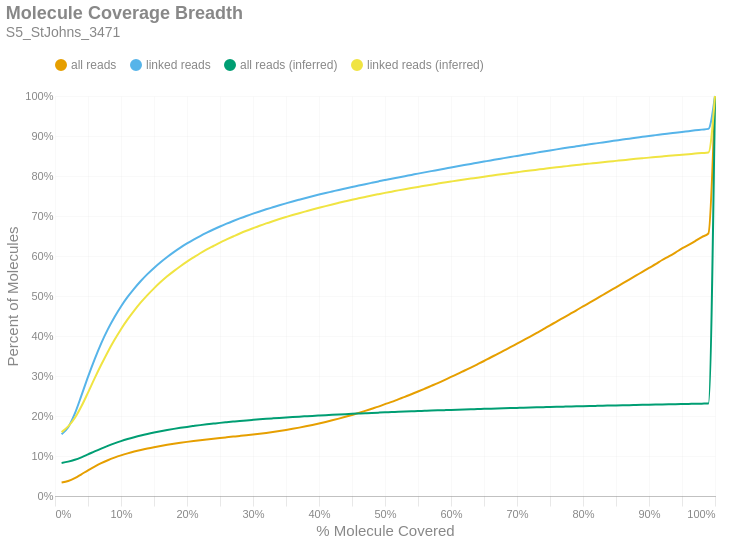

Notebook code for this chart:
### Markdown cell above
### Molecule Read Coverage
This chart shows molecule coverage breadth as computed by the number of bases aligned to that molecule. In other words, "*how much of each unique long molecule is actually sequenced/aligned?*" Keep in mind there is a distinction between sequences and alignments, since some sequences belonging to a particular molecule may not align well and wouldn't appear in the alignment data. This chart also shows molecule coverage breadth as computed by the *inferred fragment* from which the aligned sequences originate. Unlike read coverage, this calculation takes into account the total insert size, including unsequenced gaps between the forward and reverse reads. Like the previous figures, these are cumulative percents.

### Code cell
if SKIPLR:
    print_html(f"Skipped")
else:
    binned_df = consolidated_hist(valids['coverage_bp'], mask, 0.01, True)
    binned_df_inf = consolidated_hist(valids['coverage_inserts'], mask, 0.01, True)
    binned_df = binned_df.with_columns(pl.lit(binned_df_inf['all reads (cumsum)']).alias('all reads (inferred)'))
    binned_df = binned_df.with_columns(pl.lit(binned_df_inf['linked reads (cumsum)']).alias('linked reads (inferred)'))
    binned_df = binned_df.with_columns(
        (pl.col('bin').cast(pl.Float64) + 0.01).alias('right_edge')
    )

    with SafeRender(binned_df):
        (
            density_plot(binned_df, 'Molecule Coverage Breadth', samplename, 'molcov', ['all reads (inferred)','linked reads (inferred)'])
            .encode(
                #x=alt.X('bin:Q', title="% Molecule Covered").axis(format = '%').scale(padding=0),
                x=alt.X('right_edge:Q', title="% Molecule Covered").axis(format='%').scale(padding=0),
                y=alt.Y('value:Q', title='Percent of Molecules')
                    .axis(format='%')
                    .stack(False)
                    .scale(domainMin=0, padding=0),
                color=alt.Color("key:N").scale(domain = ["all reads", "linked reads", "all reads (inferred)", "linked reads (inferred)"]),
                tooltip = [
                    alt.Tooltip("key:N", title = "Data Type"),
                    alt.Tooltip("range_label:N", title="% Molecule Covered"),
                    alt.Tooltip("value:Q", format = ".2%", title="% Molecules")
                ]
            )
        ).display()

### Figure 1 — Vega-Lite specification as saved in the notebook (floating-point values rounded to 4 significant figures)
{"width": "container", "height": 400, "config": {"title": {"anchor": "start", "dy": -15, "fontSize": 18, "color": "#888888", "subtitleColor": "#888888", "subtitleFontSize": 14}, "arc": {"fill": "#0072B2"}, "axis": {"domainColor": "#888888", "domainWidth": 0.5, "gridWidth": 0.2, "grid": false, "titleFontWeight": 400, "titleFontSize": 15, "labelFontSize": 11, "labelColor": "#888888", "tickColor": "#888888", "tickWidth": 0.2, "titleColor": "#888888"}, "axisBand": {"grid": false}, "axisX": {"grid": true, "tickSize": 10, "domainCap": "round"}, "axisY": {"domain": false, "grid": true, "tickSize": 0, "domainCap": "round"}, "background": "transparent", "header": {"labelFontSize": 15, "labelColor": "#888888", "titleFontSize": 15, "titleFontWeight": 600, "titleColor": "#888888"}, "legend": {"labelFont": "sans-serif", "labelFontSize": 12, "labelColor": "#888888", "symbolSize": 100, "symbolType": "circle", "titleFontSize": 12, "titlePadding": 10, "titleColor": "#888888", "title": null, "orient": "top"}, "range": {"category": ["#E69F00", "#56B4E9", "#009E73", "#F0E442", "#0072B2", "#D55E00", "#CC79A7", "#000000"], "diverging": ["#cfe8f3", "#a2d4ec", "#73bfe2", "#46abdb", "#1696d2", "#12719e"]}, "area": {"fill": "#0072B2", "fillOpacity": 0.7, "line": true, "strokeOpacity": 0.7}, "line": {"color": "#0072B2", "stroke": "#0072B2", "strokeWidth": 2}, "trail": {"color": "#0072B2", "stroke": "#0072B2", "strokeWidth": 0, "size": 1}, "point": {"filled": true, "fillOpacity": 1.0, "size": 95}, "text": {"color": "#888888", "fontSize": 11, "align": "right", "fontWeight": 400, "size": 11}, "bar": {"fill": "#0072B2", "stroke": null}, "view": {"stroke": null, "continuousWidth": 660, "continuousHeight": 400}}, "data": {"name": "data-f0eb3028ea3bce6303da62e9030084c7"}, "mark": {"type": "line", "interpolate": "monotone", "point": {"opacity": 0, "size": 275}}, "encoding": {"color": {"field": "key", "scale": {"domain": ["all reads", "linked reads", "all reads (inferred)", "linked reads (inferred)"]}, "type": "nominal"}, "tooltip": [{"field": "key", "title": "Data Type", "type": "nominal"}, {"field": "range_label", "title": "% Molecule Covered", "type": "nominal"}, {"field": "value", "format": ".2%", "title": "% Molecules", "type": "quantitative"}], "x": {"axis": {"format": "%"}, "field": "right_edge", "scale": {"padding": 0}, "title": "% Molecule Covered", "type": "quantitative"}, "y": {"axis": {"format": "%"}, "field": "value", "scale": {"domainMin": 0, "padding": 0}, "stack": false, "title": "Percent of Molecules", "type": "quantitative"}}, "params": [{"name": "param_c36ac31b6afebe62", "select": {"type": "point", "fields": ["key"]}, "bind": "legend"}], "title": {"text": "Molecule Coverage Breadth", "subtitle": "S5_StJohns_3471"}, "transform": [{"fold": ["all reads (cumsum)", "linked reads (cumsum)", "all reads (inferred)", "linked reads (inferred)"]}, {"calculate": "replace(datum.key, ' (cumsum)', '')", "as": "key"}, {"filter": {"param": "param_c36ac31b6afebe62"}}], "usermeta": {"embedOptions": {"downloadFileName": "S5_StJohns_3471.molcov"}}, "$schema": "https://vega.github.io/schema/vega-lite/v6.1.0.json", "datasets": {"data-f0eb3028ea3bce6303da62e9030084c7": [{"bin": "0.0", "interval": "0.0-0.01", "all reads": 0.03354, "linked reads": 0.1544, "all reads (cumsum)": 0.03354, "linked reads (cumsum)": 0.1544, "range_label": "0.0-0.01", "all reads (inferred)": 0.08273, "linked reads (inferred)": 0.1596, "right_edge": 0.01}, {"bin": "0.01", "interval": "0.01-0.02", "all reads": 0.003854, "linked reads": 0.01756, "all reads (cumsum)": 0.0374, "linked reads (cumsum)": 0.172, "range_label": "0.01-0.02", "all reads (inferred)": 0.0859, "linked reads (inferred)": 0.1739, "right_edge": 0.02}, {"bin": "0.02", "interval": "0.02-0.03", "all reads": 0.007296, "linked reads": 0.03396, "all reads (cumsum)": 0.04469, "linked reads (cumsum)": 0.2059, "range_label": "0.02-0.03", "all reads (inferred)": 0.09045, "linked reads (inferred)": 0.1949, "right_edge": 0.03}, {"bin": "0.03", "interval": "0.03-0.04", "all reads": 0.009606, "linked reads": 0.04499, "all reads (cumsum)": 0.0543, "linked reads (cumsum)": 0.2509, "range_label": "0.03-0.04", "all reads (inferred)": 0.09669, "linked reads (inferred)": 0.2243, "right_edge": 0.04}, {"bin": "0.04", "interval": "0.04-0.05", "all reads": 0.009945, "linked reads": 0.04699, "all reads (cumsum)": 0.06425, "linked reads (cumsum)": 0.2979, "range_label": "0.04-0.05", "all reads (inferred)": 0.104, "linked reads (inferred)": 0.2586, "right_edge": 0.05}, {"bin": "0.05", "interval": "0.05-0.06", "all reads": 0.009293, "linked reads": 0.04387, "all reads (cumsum)": 0.07354, "linked reads (cumsum)": 0.3418, "range_label": "0.05-0.06", "all reads (inferred)": 0.1115, "linked reads (inferred)": 0.2941, "right_edge": 0.06}, {"bin": "0.06", "interval": "0.06-0.07", "all reads": 0.008462, "linked reads": 0.04, "all reads (cumsum)": 0.082, "linked reads (cumsum)": 0.3818, "range_label": "0.06-0.07", "all reads (inferred)": 0.1186, "linked reads (inferred)": 0.328, "right_edge": 0.07}, {"bin": "0.07", "interval": "0.07-0.08", "all reads": 0.007372, "linked reads": 0.03485, "all reads (cumsum)": 0.08937, "linked reads (cumsum)": 0.4167, "range_label": "0.07-0.08", "all reads (inferred)": 0.1253, "linked reads (inferred)": 0.3601, "right_edge": 0.08}, {"bin": "0.08", "interval": "0.08-0.09", "all reads": 0.00643, "linked reads": 0.03037, "all reads (cumsum)": 0.0958, "linked reads (cumsum)": 0.447, "range_label": "0.08-0.09", "all reads (inferred)": 0.1316, "linked reads (inferred)": 0.3897, "right_edge": 0.09}, {"bin": "0.09", "interval": "0.09-0.1", "all reads": 0.005722, "linked reads": 0.02692, "all reads (cumsum)": 0.1015, "linked reads (cumsum)": 0.4739, "range_label": "0.09-0.1", "all reads (inferred)": 0.1373, "linked reads (inferred)": 0.417, "right_edge": 0.1}, {"bin": "0.1", "interval": "0.1-0.11", "all reads": 0.005034, "linked reads": 0.02364, "all reads (cumsum)": 0.1066, "linked reads (cumsum)": 0.4976, "range_label": "0.1-0.11", "all reads (inferred)": 0.1424, "linked reads (inferred)": 0.4415, "right_edge": 0.11}, {"bin": "0.11", "interval": "0.11-0.12", "all reads": 0.004484, "linked reads": 0.02107, "all reads (cumsum)": 0.111, "linked reads (cumsum)": 0.5186, "range_label": "0.11-0.12", "all reads (inferred)": 0.1471, "linked reads (inferred)": 0.4635, "right_edge": 0.12}, {"bin": "0.12", "interval": "0.12-0.13", "all reads": 0.004043, "linked reads": 0.01895, "all reads (cumsum)": 0.1151, "linked reads (cumsum)": 0.5376, "range_label": "0.12-0.13", "all reads (inferred)": 0.1513, "linked reads (inferred)": 0.4839, "right_edge": 0.13}, {"bin": "0.13", "interval": "0.13-0.14", "all reads": 0.003653, "linked reads": 0.01716, "all reads (cumsum)": 0.1187, "linked reads (cumsum)": 0.5548, "range_label": "0.13-0.14", "all reads (inferred)": 0.1552, "linked reads (inferred)": 0.5023, "right_edge": 0.14}, {"bin": "0.14", "interval": "0.14-0.15", "all reads": 0.00332, "linked reads": 0.01553, "all reads (cumsum)": 0.1221, "linked reads (cumsum)": 0.5703, "range_label": "0.14-0.15", "all reads (inferred)": 0.1587, "linked reads (inferred)": 0.5191, "right_edge": 0.15}, {"bin": "0.15", "interval": "0.15-0.16", "all reads": 0.003059, "linked reads": 0.01424, "all reads (cumsum)": 0.1251, "linked reads (cumsum)": 0.5845, "range_label": "0.15-0.16", "all reads (inferred)": 0.162, "linked reads (inferred)": 0.5347, "right_edge": 0.16}, {"bin": "0.16", "interval": "0.16-0.17", "all reads": 0.002817, "linked reads": 0.01308, "all reads (cumsum)": 0.1279, "linked reads (cumsum)": 0.5976, "range_label": "0.16-0.17", "all reads (inferred)": 0.165, "linked reads (inferred)": 0.5491, "right_edge": 0.17}, {"bin": "0.17", "interval": "0.17-0.18", "all reads": 0.002666, "linked reads": 0.01225, "all reads (cumsum)": 0.1306, "linked reads (cumsum)": 0.6098, "range_label": "0.17-0.18", "all reads (inferred)": 0.1678, "linked reads (inferred)": 0.5622, "right_edge": 0.18}, {"bin": "0.18", "interval": "0.18-0.19", "all reads": 0.002455, "linked reads": 0.01124, "all reads (cumsum)": 0.1331, "linked reads (cumsum)": 0.6211, "range_label": "0.18-0.19", "all reads (inferred)": 0.1704, "linked reads (inferred)": 0.5745, "right_edge": 0.19}, {"bin": "0.19", "interval": "0.19-0.2", "all reads": 0.002272, "linked reads": 0.01028, "all reads (cumsum)": 0.1353, "linked reads (cumsum)": 0.6314, "range_label": "0.19-0.2", "all reads (inferred)": 0.1728, "linked reads (inferred)": 0.5859, "right_edge": 0.2}, {"bin": "0.2", "interval": "0.2-0.21", "all reads": 0.002148, "linked reads": 0.009612, "all reads (cumsum)": 0.1375, "linked reads (cumsum)": 0.641, "range_label": "0.2-0.21", "all reads (inferred)": 0.175, "linked reads (inferred)": 0.5965, "right_edge": 0.21}, {"bin": "0.21", "interval": "0.21-0.22", "all reads": 0.002025, "linked reads": 0.008959, "all reads (cumsum)": 0.1395, "linked reads (cumsum)": 0.6499, "range_label": "0.21-0.22", "all reads (inferred)": 0.1772, "linked reads (inferred)": 0.6069, "right_edge": 0.22}, {"bin": "0.22", "interval": "0.22-0.23", "all reads": 0.001913, "linked reads": 0.008351, "all reads (cumsum)": 0.1414, "linked reads (cumsum)": 0.6583, "range_label": "0.22-0.23", "all reads (inferred)": 0.1792, "linked reads (inferred)": 0.6163, "right_edge": 0.23}, {"bin": "0.23", "interval": "0.23-0.24", "all reads": 0.001864, "linked reads": 0.007954, "all reads (cumsum)": 0.1433, "linked reads (cumsum)": 0.6662, "range_label": "0.23-0.24", "all reads (inferred)": 0.181, "linked reads (inferred)": 0.625, "right_edge": 0.24}, {"bin": "0.24", "interval": "0.24-0.25", "all reads": 0.001776, "linked reads": 0.00751, "all reads (cumsum)": 0.1451, "linked reads (cumsum)": 0.6738, "range_label": "0.24-0.25", "all reads (inferred)": 0.1828, "linked reads (inferred)": 0.6336, "right_edge": 0.25}, {"bin": "0.25", "interval": "0.25-0.26", "all reads": 0.001713, "linked reads": 0.007116, "all reads (cumsum)": 0.1468, "linked reads (cumsum)": 0.6809, "range_label": "0.25-0.26", "all reads (inferred)": 0.1845, "linked reads (inferred)": 0.6414, "right_edge": 0.26}, {"bin": "0.26", "interval": "0.26-0.27", "all reads": 0.001691, "linked reads": 0.006735, "all reads (cumsum)": 0.1485, "linked reads (cumsum)": 0.6876, "range_label": "0.26-0.27", "all reads (inferred)": 0.186, "linked reads (inferred)": 0.6488, "right_edge": 0.27}, {"bin": "0.27", "interval": "0.27-0.28", "all reads": 0.001693, "linked reads": 0.006418, "all reads (cumsum)": 0.1502, "linked reads (cumsum)": 0.694, "range_label": "0.27-0.28", "all reads (inferred)": 0.1876, "linked reads (inferred)": 0.6562, "right_edge": 0.28}, {"bin": "0.28", "interval": "0.28-0.29", "all reads": 0.00173, "linked reads": 0.006126, "all reads (cumsum)": 0.1519, "linked reads (cumsum)": 0.7001, "range_label": "0.28-0.29", "all reads (inferred)": 0.189, "linked reads (inferred)": 0.663, "right_edge": 0.29}, {"bin": "0.29", "interval": "0.29-0.3", "all reads": 0.001829, "linked reads": 0.005777, "all reads (cumsum)": 0.1537, "linked reads (cumsum)": 0.7059, "range_label": "0.29-0.3", "all reads (inferred)": 0.1904, "linked reads (inferred)": 0.6693, "right_edge": 0.3}, {"bin": "0.3", "interval": "0.3-0.31", "all reads": 0.00193, "linked reads": 0.005454, "all reads (cumsum)": 0.1556, "linked reads (cumsum)": 0.7114, "range_label": "0.3-0.31", "all reads (inferred)": 0.1917, "linked reads (inferred)": 0.6756, "right_edge": 0.31}, {"bin": "0.31", "interval": "0.31-0.32", "all reads": 0.002119, "linked reads": 0.005326, "all reads (cumsum)": 0.1578, "linked reads (cumsum)": 0.7167, "range_label": "0.31-0.32", "all reads (inferred)": 0.1929, "linked reads (inferred)": 0.6814, "right_edge": 0.32}, {"bin": "0.32", "interval": "0.32-0.33", "all reads": 0.002238, "linked reads": 0.005088, "all reads (cumsum)": 0.16, "linked reads (cumsum)": 0.7218, "range_label": "0.32-0.33", "all reads (inferred)": 0.1941, "linked reads (inferred)": 0.687, "right_edge": 0.33}, {"bin": "0.33", "interval": "0.33-0.34", "all reads": 0.002456, "linked reads": 0.005051, "all reads (cumsum)": 0.1625, "linked reads (cumsum)": 0.7268, "range_label": "0.33-0.34", "all reads (inferred)": 0.1952, "linked reads (inferred)": 0.6923, "right_edge": 0.34}, {"bin": "0.34", "interval": "0.34-0.35", "all reads": 0.002621, "linked reads": 0.004801, "all reads (cumsum)": 0.1651, "linked reads (cumsum)": 0.7316, "range_label": "0.34-0.35", "all reads (inferred)": 0.1963, "linked reads (inferred)": 0.6974, "right_edge": 0.35}, {"bin": "0.35", "interval": "0.35-0.36", "all reads": 0.00286, "linked reads": 0.004709, "all reads (cumsum)": 0.1679, "linked reads (cumsum)": 0.7364, "range_label": "0.35-0.36", "all reads (inferred)": 0.1974, "linked reads (inferred)": 0.7024, "right_edge": 0.36}, {"bin": "0.36", "interval": "0.36-0.37", "all reads": 0.003031, "linked reads": 0.004482, "all reads (cumsum)": 0.171, "linked reads (cumsum)": 0.7408, "range_label": "0.36-0.37", "all reads (inferred)": 0.1984, "linked reads (inferred)": 0.7071, "right_edge": 0.37}, {"bin": "0.37", "interval": "0.37-0.38", "all reads": 0.003196, "linked reads": 0.004382, "all reads (cumsum)": 0.1742, "linked reads (cumsum)": 0.7452, "range_label": "0.37-0.38", "all reads (inferred)": 0.1993, "linked reads (inferred)": 0.7116, "right_edge": 0.38}, {"bin": "0.38", "interval": "0.38-0.39", "all reads": 0.003429, "linked reads": 0.004224, "all reads (cumsum)": 0.1776, "linked reads (cumsum)": 0.7494, "range_label": "0.38-0.39", "all reads (inferred)": 0.2003, "linked reads (inferred)": 0.716, "right_edge": 0.39}, {"bin": "0.39", "interval": "0.39-0.4", "all reads": 0.003663, "linked reads": 0.004073, "all reads (cumsum)": 0.1813, "linked reads (cumsum)": 0.7535, "range_label": "0.39-0.4", "all reads (inferred)": 0.2012, "linked reads (inferred)": 0.7204, "right_edge": 0.4}, {"bin": "0.4", "interval": "0.4-0.41", "all reads": 0.003819, "linked reads": 0.003937, "all reads (cumsum)": 0.1851, "linked reads (cumsum)": 0.7574, "range_label": "0.4-0.41", "all reads (inferred)": 0.2021, "linked reads (inferred)": 0.7248, "right_edge": 0.41}, {"bin": "0.41", "interval": "0.41-0.42", "all reads": 0.0041, "linked reads": 0.003866, "all reads (cumsum)": 0.1892, "linked reads (cumsum)": 0.7613, "range_label": "0.41-0.42", "all reads (inferred)": 0.203, "linked reads (inferred)": 0.7289, "right_edge": 0.42}, {"bin": "0.42", "interval": "0.42-0.43", "all reads": 0.00429, "linked reads": 0.003888, "all reads (cumsum)": 0.1935, "linked reads (cumsum)": 0.7652, "range_label": "0.42-0.43", "all reads (inferred)": 0.2038, "linked reads (inferred)": 0.7329, "right_edge": 0.43}, {"bin": "0.43", "interval": "0.43-0.44", "all reads": 0.004457, "linked reads": 0.003688, "all reads (cumsum)": 0.1979, "linked reads (cumsum)": 0.7689, "range_label": "0.43-0.44", "all reads (inferred)": 0.2047, "linked reads (inferred)": 0.7368, "right_edge": 0.44}, {"bin": "0.44", "interval": "0.44-0.45", "all reads": 0.004777, "linked reads": 0.003628, "all reads (cumsum)": 0.2027, "linked reads (cumsum)": 0.7725, "range_label": "0.44-0.45", "all reads (inferred)": 0.2055, "linked reads (inferred)": 0.7406, "right_edge": 0.45}, {"bin": "0.45", "interval": "0.45-0.46", "all reads": 0.004953, "linked reads": 0.003508, "all reads (cumsum)": 0.2076, "linked reads (cumsum)": 0.776, "range_label": "0.45-0.46", "all reads (inferred)": 0.2062, "linked reads (inferred)": 0.7442, "right_edge": 0.46}, {"bin": "0.46", "interval": "0.46-0.47", "all reads": 0.005122, "linked reads": 0.003558, "all reads (cumsum)": 0.2128, "linked reads (cumsum)": 0.7796, "range_label": "0.46-0.47", "all reads (inferred)": 0.207, "linked reads (inferred)": 0.7477, "right_edge": 0.47}, {"bin": "0.47", "interval": "0.47-0.48", "all reads": 0.005347, "linked reads": 0.00344, "all reads (cumsum)": 0.2181, "linked reads (cumsum)": 0.783, "range_label": "0.47-0.48", "all reads (inferred)": 0.2077, "linked reads (inferred)": 0.7512, "right_edge": 0.48}, {"bin": "0.48", "interval": "0.48-0.49", "all reads": 0.005346, "linked reads": 0.003391, "all reads (cumsum)": 0.2235, "linked reads (cumsum)": 0.7864, "range_label": "0.48-0.49", "all reads (inferred)": 0.2084, "linked reads (inferred)": 0.7545, "right_edge": 0.49}, {"bin": "0.49", "interval": "0.49-0.5", "all reads": 0.0062, "linked reads": 0.003528, "all reads (cumsum)": 0.2297, "linked reads (cumsum)": 0.7899, "range_label": "0.49-0.5", "all reads (inferred)": 0.2091, "linked reads (inferred)": 0.7578, "right_edge": 0.5}, {"bin": "0.5", "interval": "0.5-0.51", "all reads": 0.005524, "linked reads": 0.003151, "all reads (cumsum)": 0.2352, "linked reads (cumsum)": 0.7931, "range_label": "0.5-0.51", "all reads (inferred)": 0.2098, "linked reads (inferred)": 0.7609, "right_edge": 0.51}, {"bin": "0.51", "interval": "0.51-0.52", "all reads": 0.00641, "linked reads": 0.003244, "all reads (cumsum)": 0.2416, "linked reads (cumsum)": 0.7963, "range_label": "0.51-0.52", "all reads (inferred)": 0.2105, "linked reads (inferred)": 0.7641, "right_edge": 0.52}, {"bin": "0.52", "interval": "0.52-0.53", "all reads": 0.006241, "linked reads": 0.003213, "all reads (cumsum)": 0.2478, "linked reads (cumsum)": 0.7996, "range_label": "0.52-0.53", "all reads (inferred)": 0.2111, "linked reads (inferred)": 0.7671, "right_edge": 0.53}, {"bin": "0.53", "interval": "0.53-0.54", "all reads": 0.006633, "linked reads": 0.003171, "all reads (cumsum)": 0.2545, "linked reads (cumsum)": 0.8027, "range_label": "0.53-0.54", "all reads (inferred)": 0.2117, "linked reads (inferred)": 0.7699, "right_edge": 0.54}, {"bin": "0.54", "interval": "0.54-0.55", "all reads": 0.006687, "linked reads": 0.003223, "all reads (cumsum)": 0.2612, "linked reads (cumsum)": 0.8059, "range_label": "0.54-0.55", "all reads (inferred)": 0.2123, "linked reads (inferred)": 0.7727, "right_edge": 0.55}, {"bin": "0.55", "interval": "0.55-0.56", "all reads": 0.006964, "linked reads": 0.003102, "all reads (cumsum)": 0.2681, "linked reads (cumsum)": 0.809, "range_label": "0.55-0.56", "all reads (inferred)": 0.2129, "linked reads (inferred)": 0.7756, "right_edge": 0.56}, {"bin": "0.56", "interval": "0.56-0.57", "all reads": 0.007095, "linked reads": 0.003135, "all reads (cumsum)": 0.2752, "linked reads (cumsum)": 0.8122, "range_label": "0.56-0.57", "all reads (inferred)": 0.2135, "linked reads (inferred)": 0.7784, "right_edge": 0.57}, {"bin": "0.57", "interval": "0.57-0.58", "all reads": 0.00711, "linked reads": 0.002997, "all reads (cumsum)": 0.2823, "linked reads (cumsum)": 0.8152, "range_label": "0.57-0.58", "all reads (inferred)": 0.2141, "linked reads (inferred)": 0.781, "right_edge": 0.58}, {"bin": "0.58", "interval": "0.58-0.59", "all reads": 0.007536, "linked reads": 0.003027, "all reads (cumsum)": 0.2899, "linked reads (cumsum)": 0.8182, "range_label": "0.58-0.59", "all reads (inferred)": 0.2147, "linked reads (inferred)": 0.7836, "right_edge": 0.59}, {"bin": "0.59", "interval": "0.59-0.6", "all reads": 0.007767, "linked reads": 0.003063, "all reads (cumsum)": 0.2976, "linked reads (cumsum)": 0.8213, "range_label": "0.59-0.6", "all reads (inferred)": 0.2152, "linked reads (inferred)": 0.7862, "right_edge": 0.6}, {"bin": "0.6", "interval": "0.6-0.61", "all reads": 0.007467, "linked reads": 0.003043, "all reads (cumsum)": 0.3051, "linked reads (cumsum)": 0.8243, "range_label": "0.6-0.61", "all reads (inferred)": 0.2158, "linked reads (inferred)": 0.7888, "right_edge": 0.61}, {"bin": "0.61", "interval": "0.61-0.62", "all reads": 0.008033, "linked reads": 0.002963, "all reads (cumsum)": 0.3131, "linked reads (cumsum)": 0.8273, "range_label": "0.61-0.62", "all reads (inferred)": 0.2163, "linked reads (inferred)": 0.7912, "right_edge": 0.62}, {"bin": "0.62", "interval": "0.62-0.63", "all reads": 0.007944, "linked reads": 0.002923, "all reads (cumsum)": 0.3211, "linked reads (cumsum)": 0.8302, "range_label": "0.62-0.63", "all reads (inferred)": 0.2168, "linked reads (inferred)": 0.7936, "right_edge": 0.63}, {"bin": "0.63", "interval": "0.63-0.64", "all reads": 0.008159, "linked reads": 0.002876, "all reads (cumsum)": 0.3292, "linked reads (cumsum)": 0.8331, "range_label": "0.63-0.64", "all reads (inferred)": 0.2173, "linked reads (inferred)": 0.7959, "right_edge": 0.64}, {"bin": "0.64", "interval": "0.64-0.65", "all reads": 0.008254, "linked reads": 0.002923, "all reads (cumsum)": 0.3375, "linked reads (cumsum)": 0.836, "range_label": "0.64-0.65", "all reads (inferred)": 0.2178, "linked reads (inferred)": 0.7983, "right_edge": 0.65}, {"bin": "0.65", "interval": "0.65-0.66", "all reads": 0.008764, "linked reads": 0.002961, "all reads (cumsum)": 0.3462, "linked reads (cumsum)": 0.839, "range_label": "0.65-0.66", "all reads (inferred)": 0.2183, "linked reads (inferred)": 0.8006, "right_edge": 0.66}, {"bin": "0.66", "interval": "0.66-0.67", "all reads": 0.008391, "linked reads": 0.002812, "all reads (cumsum)": 0.3546, "linked reads (cumsum)": 0.8418, "range_label": "0.66-0.67", "all reads (inferred)": 0.2188, "linked reads (inferred)": 0.8029, "right_edge": 0.67}, {"bin": "0.67", "interval": "0.67-0.68", "all reads": 0.008697, "linked reads": 0.002926, "all reads (cumsum)": 0.3633, "linked reads (cumsum)": 0.8447, "range_label": "0.67-0.68", "all reads (inferred)": 0.2193, "linked reads (inferred)": 0.8051, "right_edge": 0.68}, {"bin": "0.68", "interval": "0.68-0.69", "all reads": 0.008615, "linked reads": 0.002833, "all reads (cumsum)": 0.372, "linked reads (cumsum)": 0.8475, "range_label": "0.68-0.69", "all reads (inferred)": 0.2198, "linked reads (inferred)": 0.8073, "right_edge": 0.69}, {"bin": "0.69", "interval": "0.69-0.7", "all reads": 0.008956, "linked reads": 0.002716, "all reads (cumsum)": 0.3809, "linked reads (cumsum)": 0.8502, "range_label": "0.69-0.7", "all reads (inferred)": 0.2202, "linked reads (inferred)": 0.8094, "right_edge": 0.7}, {"bin": "0.7", "interval": "0.7-0.71", "all reads": 0.008882, "linked reads": 0.002776, "all reads (cumsum)": 0.3898, "linked reads (cumsum)": 0.853, "range_label": "0.7-0.71", "all reads (inferred)": 0.2207, "linked reads (inferred)": 0.8116, "right_edge": 0.71}, {"bin": "0.71", "interval": "0.71-0.72", "all reads": 0.008941, "linked reads": 0.002663, "all reads (cumsum)": 0.3987, "linked reads (cumsum)": 0.8557, "range_label": "0.71-0.72", "all reads (inferred)": 0.2212, "linked reads (inferred)": 0.8137, "right_edge": 0.72}, {"bin": "0.72", "interval": "0.72-0.73", "all reads": 0.009294, "linked reads": 0.002775, "all reads (cumsum)": 0.408, "linked reads (cumsum)": 0.8585, "range_label": "0.72-0.73", "all reads (inferred)": 0.2216, "linked reads (inferred)": 0.8158, "right_edge": 0.73}, {"bin": "0.73", "interval": "0.73-0.74", "all reads": 0.009046, "linked reads": 0.002645, "all reads (cumsum)": 0.4171, "linked reads (cumsum)": 0.8611, "range_label": "0.73-0.74", "all reads (inferred)": 0.2221, "linked reads (inferred)": 0.8178, "right_edge": 0.74}, {"bin": "0.74", "interval": "0.74-0.75", "all reads": 0.009729, "linked reads": 0.002787, "all reads (cumsum)": 0.4268, "linked reads (cumsum)": 0.8639, "range_label": "0.74-0.75", "all reads (inferred)": 0.2225, "linked reads (inferred)": 0.8198, "right_edge": 0.75}, {"bin": "0.75", "interval": "0.75-0.76", "all reads": 0.0091, "linked reads": 0.002666, "all reads (cumsum)": 0.4359, "linked reads (cumsum)": 0.8666, "range_label": "0.75-0.76", "all reads (inferred)": 0.2229, "linked reads (inferred)": 0.8218, "right_edge": 0.76}, {"bin": "0.76", "interval": "0.76-0.77", "all reads": 0.009415, "linked reads": 0.002588, "all reads (cumsum)": 0.4453, "linked reads (cumsum)": 0.8691, "range_label": "0.76-0.77", "all reads (inferred)": 0.2233, "linked reads (inferred)": 0.8236, "right_edge": 0.77}, {"bin": "0.77", "interval": "0.77-0.78", "all reads": 0.009385, "linked reads": 0.002527, "all reads (cumsum)": 0.4547, "linked reads (cumsum)": 0.8717, "range_label": "0.77-0.78", "all reads (inferred)": 0.2237, "linked reads (inferred)": 0.8254, "right_edge": 0.78}, {"bin": "0.78", "interval": "0.78-0.79", "all reads": 0.009484, "linked reads": 0.002494, "all reads (cumsum)": 0.4642, "linked reads (cumsum)": 0.8742, "range_label": "0.78-0.79", "all reads (inferred)": 0.2241, "linked reads (inferred)": 0.8272, "right_edge": 0.79}, {"bin": "0.79", "interval": "0.79-0.8", "all reads": 0.009923, "linked reads": 0.002493, "all reads (cumsum)": 0.4741, "linked reads (cumsum)": 0.8767, "range_label": "0.79-0.8", "all reads (inferred)": 0.2245, "linked reads (inferred)": 0.8292, "right_edge": 0.8}, {"bin": "0.8", "interval": "0.8-0.81", "all reads": 0.009201, "linked reads": 0.002471, "all reads (cumsum)": 0.4833, "linked reads (cumsum)": 0.8791, "range_label": "0.8-0.81", "all reads (inferred)": 0.2249, "linked reads (inferred)": 0.8309, "right_edge": 0.81}, {"bin": "0.81", "interval": "0.81-0.82", "all reads": 0.00951, "linked reads": 0.002414, "all reads (cumsum)": 0.4928, "linked reads (cumsum)": 0.8815, "range_label": "0.81-0.82", "all reads (inferred)": 0.2253, "linked reads (inferred)": 0.8327, "right_edge": 0.82}, {"bin": "0.82", "interval": "0.82-0.83", "all reads": 0.009672, "linked reads": 0.002449, "all reads (cumsum)": 0.5025, "linked reads (cumsum)": 0.884, "range_label": "0.82-0.83", "all reads (inferred)": 0.2257, "linked reads (inferred)": 0.8345, "right_edge": 0.83}, {"bin": "0.83", "interval": "0.83-0.84", "all reads": 0.009681, "linked reads": 0.002422, "all reads (cumsum)": 0.5122, "linked reads (cumsum)": 0.8864, "range_label": "0.83-0.84", "all reads (inferred)": 0.2261, "linked reads (inferred)": 0.8361, "right_edge": 0.84}, {"bin": "0.84", "interval": "0.84-0.85", "all reads": 0.009518, "linked reads": 0.002373, "all reads (cumsum)": 0.5217, "linked reads (cumsum)": 0.8888, "range_label": "0.84-0.85", "all reads (inferred)": 0.2264, "linked reads (inferred)": 0.8378, "right_edge": 0.85}, {"bin": "0.85", "interval": "0.85-0.86", "all reads": 0.009661, "linked reads": 0.002379, "all reads (cumsum)": 0.5314, "linked reads (cumsum)": 0.8912, "range_label": "0.85-0.86", "all reads (inferred)": 0.2268, "linked reads (inferred)": 0.8395, "right_edge": 0.86}, {"bin": "0.86", "interval": "0.86-0.87", "all reads": 0.009606, "linked reads": 0.00223, "all reads (cumsum)": 0.541, "linked reads (cumsum)": 0.8934, "range_label": "0.86-0.87", "all reads (inferred)": 0.2272, "linked reads (inferred)": 0.8412, "right_edge": 0.87}, {"bin": "0.87", "interval": "0.87-0.88", "all reads": 0.009865, "linked reads": 0.002313, "all reads (cumsum)": 0.5508, "linked reads (cumsum)": 0.8957, "range_label": "0.87-0.88", "all reads (inferred)": 0.2275, "linked reads (inferred)": 0.8428, "right_edge": 0.88}, {"bin": "0.88", "interval": "0.88-0.89", "all reads": 0.009606, "linked reads": 0.002175, "all reads (cumsum)": 0.5604, "linked reads (cumsum)": 0.8979, "range_label": "0.88-0.89", "all reads (inferred)": 0.2279, "linked reads (inferred)": 0.8444, "right_edge": 0.89}, {"bin": "0.89", "interval": "0.89-0.9", "all reads": 0.00986, "linked reads": 0.002233, "all reads (cumsum)": 0.5703, "linked reads (cumsum)": 0.9001, "range_label": "0.89-0.9", "all reads (inferred)": 0.2282, "linked reads (inferred)": 0.8459, "right_edge": 0.9}, {"bin": "0.9", "interval": "0.9-0.91", "all reads": 0.009199, "linked reads": 0.002052, "all reads (cumsum)": 0.5795, "linked reads (cumsum)": 0.9022, "range_label": "0.9-0.91", "all reads (inferred)": 0.2285, "linked reads (inferred)": 0.8474, "right_edge": 0.91}, {"bin": "0.91", "interval": "0.91-0.92", "all reads": 0.01055, "linked reads": 0.002114, "all reads (cumsum)": 0.59, "linked reads (cumsum)": 0.9043, "range_label": "0.91-0.92", "all reads (inferred)": 0.2289, "linked reads (inferred)": 0.8489, "right_edge": 0.92}, {"bin": "0.92", "interval": "0.92-0.93", "all reads": 0.008893, "linked reads": 0.00201, "all reads (cumsum)": 0.5989, "linked reads (cumsum)": 0.9063, "range_label": "0.92-0.93", "all reads (inferred)": 0.2292, "linked reads (inferred)": 0.8504, "right_edge": 0.93}, {"bin": "0.93", "interval": "0.93-0.94", "all reads": 0.009592, "linked reads": 0.001992, "all reads (cumsum)": 0.6085, "linked reads (cumsum)": 0.9083, "range_label": "0.93-0.94", "all reads (inferred)": 0.2295, "linked reads (inferred)": 0.8517, "right_edge": 0.94}, {"bin": "0.94", "interval": "0.94-0.95", "all reads": 0.01037, "linked reads": 0.001997, "all reads (cumsum)": 0.6189, "linked reads (cumsum)": 0.9103, "range_label": "0.94-0.95", "all reads (inferred)": 0.2298, "linked reads (inferred)": 0.8532, "right_edge": 0.95}, {"bin": "0.95", "interval": "0.95-0.96", "all reads": 0.008627, "linked reads": 0.001865, "all reads (cumsum)": 0.6275, "linked reads (cumsum)": 0.9121, "range_label": "0.95-0.96", "all reads (inferred)": 0.2302, "linked reads (inferred)": 0.8546, "right_edge": 0.96}, {"bin": "0.96", "interval": "0.96-0.97", "all reads": 0.009917, "linked reads": 0.001955, "all reads (cumsum)": 0.6374, "linked reads (cumsum)": 0.9141, "range_label": "0.96-0.97", "all reads (inferred)": 0.2305, "linked reads (inferred)": 0.856, "right_edge": 0.97}, {"bin": "0.97", "interval": "0.97-0.98", "all reads": 0.009971, "linked reads": 0.001828, "all reads (cumsum)": 0.6474, "linked reads (cumsum)": 0.9159, "range_label": "0.97-0.98", "all reads (inferred)": 0.2309, "linked reads (inferred)": 0.8574, "right_edge": 0.98}, {"bin": "0.98", "interval": "0.98-0.99", "all reads": 0.008791, "linked reads": 0.00193, "all reads (cumsum)": 0.6562, "linked reads (cumsum)": 0.9179, "range_label": "0.98-0.99", "all reads (inferred)": 0.2312, "linked reads (inferred)": 0.8587, "right_edge": 0.99}, {"bin": "0.99", "interval": "0.99-1.0", "all reads": 0.3438, "linked reads": 0.08214, "all reads (cumsum)": 1.0, "linked reads (cumsum)": 1.0, "range_label": "0.99-1.0", "all reads (inferred)": 1.0, "linked reads (inferred)": 1.0, "right_edge": 1.0}]}}
